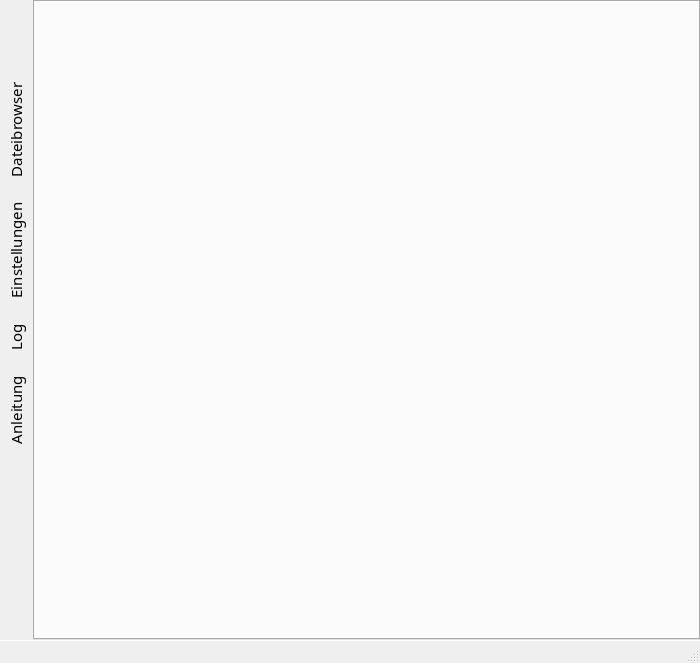
<?xml version="1.0" encoding="UTF-8"?>
<ui version="4.0">
 <class>MyMainWindow</class>
 <widget class="QMainWindow" name="MyMainWindow">
  <property name="geometry">
   <rect>
    <x>0</x>
    <y>0</y>
    <width>700</width>
    <height>663</height>
   </rect>
  </property>
  <property name="windowTitle">
   <string>Sync-my-L²P</string>
  </property>
  <property name="windowIcon">
   <iconset resource="../icons/icons.qrc">
    <normaloff>:/icons/magnifier.png</normaloff>:/icons/magnifier.png</iconset>
  </property>
  <property name="styleSheet">
   <string notr="true">*
{
	font-size: 11pt;
	font-family: Work Sans;
}

QWidget[accessibleName=&quot;alternative-background&quot;]
{
    background-color: palette(base);
    border: 1px solid palette(alternate-base);

}

QLabel[accessibleName=&quot;headline&quot;]
{
    font-size: 16pt;
}

QLabel[accessibleName=&quot;description&quot;]
{
    font-size: 10pt;
}

QPushButton:hover:pressed[accessibleName=&quot;button.flat&quot;]
{
    border: 0px solid black;
	background-color: transparent;
}

QPushButton
{
    background: palette(window);
    font-size: 12pt;
    border: 1px solid palette(base);
    border-radius: 0;
    padding: 3px;
}
QPushButton::hover
{
    background: palette(window);
    font-size: 12pt;
    border: 2px solid palette(base);
    border-radius: 0;
    padding: 3px;
}
QPushButton::pressed
{
    background: palette(base);
    font-size: 12pt;
    border: 2px solid palette(base);
    border-radius: 0;
    padding: 3px;
}

QToolTip
{
    border: 1px solid palette(base);
}

QScrollArea
{
    border: 0px solid transparent;
}

QComboBox
{
    background: palette(window);
    font-size: 12pt;
    combobox-popup: 0;
    border: 1px solid palette(base);
    border-radius: 0;
    padding: 3px;
}
QComboBox::hover
{
    border: 2px solid palette(base);
}
QComboBox:drop-down {
    subcontrol-origin: padding;
    subcontrol-position: top right;
    width: 15px;

    border-left-width: 0px;
    border-left-color: darkgray;
    border-left-style: solid; /* just a single line */
    border-top-right-radius: 3px; /* same radius as the QComboBox */
    border-bottom-right-radius: 3px;
}
QComboBox:down-arrow{
    image: url(:down_arrow.png);
}
QComboBox QAbstractItemView::item
{
    font-size: 12pt;
    min-height: 35px;
}
QComboBox QAbstractItemView {
    background: palette(window);
    selection-background-color: palette(highlight);
}
QComboBox:editable {
    background: palette(window);
}

QLineEdit
{
    background: palette(window);
    font-size: 12pt;
    combobox-popup: 0;
    border: 1px solid palette(base);
    border-radius: 0;
    padding: 3px;
}
QLineEdit::hover
{
    border: 2px solid palette(base);
}

QSpinBox
{
    background: palette(window);
    font-size: 12pt;
    combobox-popup: 0;
    border: 1px solid palette(base);
    border-radius: 0;
    padding: 3px;
}
QSpinBox::hover
{
    border: 2px solid palette(base);
}
QSpinBox:down-arrow
{
    image: url(:down_arrow.png);
}
QSpinBox:up-arrow
{
    image: url(:up_arrow.png);
}
QSpinBox:up-button
{
    border: 0px solid black;
	background-color: transparent;
}
QSpinBox:down-button
{
    border: 0px solid black;
	background-color: transparent;
}

QDateEdit
{
    background: palette(window);
    font-size: 12pt;
    combobox-popup: 0;
    border: 1px solid palette(base);
    border-radius: 0;
    padding: 3px;
}
QDateEdit::hover
{
    border: 2px solid palette(base);
}
QDateEdit:down-arrow
{
    image: url(:down_arrow.png);
}
QDateEdit:drop-down {
    subcontrol-origin: padding;
    subcontrol-position: top right;
    width: 15px;

    border-left-width: 0px;
    border-left-color: darkgray;
    border-left-style: solid; /* just a single line */
    border-top-right-radius: 3px; /* same radius as the QComboBox */
    border-bottom-right-radius: 3px;
}

QWidget[accessibleName=&quot;background&quot;]
{
    background-color: palette(bright-text);
}

QScrollBar:vertical {
    border: 0px solid transparent;
    width: 10px;
    margin: 0 0 0 0;
}
QScrollBar::handle:vertical {
    background: palette(highlight);
    min-height: 20px;
}
QScrollBar::add-line:vertical {
    border: 0px solid transparent;
    height: 0px;
    subcontrol-position: bottom;
    subcontrol-origin: margin;
}
QScrollBar::sub-line:vertical {
    border: 0px solid transparent;
    height: 0px;
    subcontrol-position: top;
    subcontrol-origin: margin;
}
QScrollBar::up-arrow:vertical, QScrollBar::down-arrow:vertical {
    border: 0px solid transparent;
    width: 3px;
    height: 3px;
    background: palette(background);
}
QScrollBar::add-page:vertical, QScrollBar::sub-page:vertical {
    background: none;
}

QToolButton { /* all types of tool button */
    border: 1px solid transparent;
    border-radius: 0;
    width: 32px;
    height: 32px;
}
QToolButton:hover
{
    border: 1px solid palette(base);
}
QToolButton:checked
{
    border: 1px solid palette(base);
    background: palette(base);
}
QToolButton:pressed
{
    border: 1px solid palette(base);
    background: palette(base);
}

QStatusBar
{
    border-top: 1px solid palette(base);
    font-size: 10pt;
}

QSlider::groove:horizontal {
    height: 2px;
    background: palette(base);
}

QSlider::handle:horizontal {
    background: palette(base);
    border: 1px solid palette(window);
    width: 8px;
    margin: -10px 0px -10px 0px;
    border-radius: 0px;
}

QWidget[accessibleName=&quot;popup.background&quot;]
{
    background: palette(window);
    border: 1px solid palette(base);
}

QLabel[accessibleName=&quot;popup.title&quot;]
{
    font-size: 11pt;
    font-weight: bold;
}

/*################################################## BrowserTabBar ##################################################*/

QTabBar::tab
{
    text-align: left;
    font-size: 11pt;
    border: 0px solid transparent;
    border-right: 3px solid transparent;
    padding: 5px 5px 20px 5px;
}

QTabBar::tab:first {
    max-width: 0px;
    border: 0px solid transparent;
    padding: 0px;
}

QTabBar::tab::first::selected
{
    color: transparent;
    border-right: 0px solid transparent;
    background: transparent;
}


QTabBar::tab::hover
{
    background: palette(alternate-base);

}

QTabBar::tab::selected
{
    color: palette(highlight);
    border-right: 3px solid palette(highlight);
    background: palette(highlighted-text);
}

/*################################################ LoggingTextEdit #################################################*/

QTextEdit
{
    border: 0px solid transparent;
    background: palette(window);
}

/*################################################# LoginDialog ####################################################*/

LoginWidget
{
    background: rgba(0,0,0,0.5);
}

LoginWidget .QWidget[accessibleName=&quot;dialog-container&quot;]
{
    border: 1px solid palette(base);
    background: palette(window);
}

LoginWidget .QPushButton[accessibleName=&quot;login-button&quot;]
{
    border: 1px solid palette(highlighted-text);
    background: palette(highlighted-text);
    color: palette(highlight);
    font-size: 16pt;
}

LoginWidget .QPushButton[accessibleName=&quot;login-button&quot;]::hover
{
    border: 1px solid palette(highlight);
    background: palette(highlighted-text);
    color: palette(highlight);
    font-size: 16pt;
}

LoginWidget .QPushButton[accessibleName=&quot;login-button&quot;]::pressed
{
    border: 1px solid palette(highlight);
    background: palette(base);
    color: palette(highlight);
    font-size: 16pt;
}


</string>
  </property>
  <widget class="QWidget" name="centralwidget">
   <layout class="QGridLayout" name="gridLayout">
    <property name="leftMargin">
     <number>0</number>
    </property>
    <property name="topMargin">
     <number>0</number>
    </property>
    <property name="rightMargin">
     <number>0</number>
    </property>
    <property name="bottomMargin">
     <number>0</number>
    </property>
    <item row="0" column="1">
     <widget class="BrowserTabWidget" name="tabWidget">
      <property name="tabPosition">
       <enum>QTabWidget::West</enum>
      </property>
      <property name="currentIndex">
       <number>0</number>
      </property>
      <property name="tabBarAutoHide">
       <bool>false</bool>
      </property>
      <widget class="QWidget" name="winter15Tab">
       <property name="enabled">
        <bool>false</bool>
       </property>
       <attribute name="icon">
        <iconset resource="../icons/icons.qrc">
         <normaloff>:/icons/semester.png</normaloff>:/icons/semester.png</iconset>
       </attribute>
       <attribute name="title">
        <string>*Winter 15</string>
       </attribute>
      </widget>
      <widget class="Browser" name="browserTab">
       <attribute name="icon">
        <iconset resource="../icons/icons.qrc">
         <normaloff>:/icons/browser.png</normaloff>:/icons/browser.png</iconset>
       </attribute>
       <attribute name="title">
        <string>Dateibrowser</string>
       </attribute>
      </widget>
      <widget class="Options" name="optionsTab">
       <attribute name="icon">
        <iconset resource="../icons/icons.qrc">
         <normaloff>:/icons/settings.png</normaloff>:/icons/settings.png</iconset>
       </attribute>
       <attribute name="title">
        <string>Einstellungen</string>
       </attribute>
      </widget>
      <widget class="Logger" name="logTab">
       <property name="enabled">
        <bool>true</bool>
       </property>
       <attribute name="icon">
        <iconset resource="../icons/icons.qrc">
         <normaloff>:/icons/logs.png</normaloff>:/icons/logs.png</iconset>
       </attribute>
       <attribute name="title">
        <string>Log</string>
       </attribute>
      </widget>
      <widget class="QWidget" name="tutorialTab">
       <attribute name="icon">
        <iconset resource="../icons/icons.qrc">
         <normaloff>:/icons/tutorial.png</normaloff>:/icons/tutorial.png</iconset>
       </attribute>
       <attribute name="title">
        <string>Anleitung</string>
       </attribute>
       <layout class="QHBoxLayout" name="horizontalLayout">
        <item>
         <widget class="QLabel" name="tutorialLabel">
          <property name="text">
           <string>&lt;html&gt;&lt;head/&gt;&lt;body&gt;&lt;p&gt;&lt;span style=&quot; font-size:10pt; font-weight:600;&quot;&gt;Willkommen bei Sync-my-L²P!&lt;/span&gt;&lt;/p&gt;&lt;p&gt;&lt;span style=&quot; font-size:10pt;&quot;&gt;In diesem Tab findet sich eine kurze Anleitung für Erstbenutzer dieses Programms.&lt;/span&gt;&lt;/p&gt;&lt;p&gt;&lt;span style=&quot; font-size:10pt; font-weight:600;&quot;&gt;Schnellstart&lt;/span&gt;&lt;/p&gt;&lt;p&gt;&lt;span style=&quot; font-size:10pt;&quot;&gt;Wenn du sofort loslegen willst, führe einfach folgende drei Schritte durch:&lt;/span&gt;&lt;/p&gt;&lt;p&gt;&lt;span style=&quot; font-size:10pt; text-decoration: underline;&quot;&gt;1. Einloggen&lt;/span&gt;&lt;/p&gt;&lt;p&gt;&lt;span style=&quot; font-size:10pt;&quot;&gt;Klicke im Tab &amp;quot;Einstellungen&amp;quot; auf den Knopf auf den Knopf &amp;quot;Einloggen&amp;quot;. Kurz darauf wird sich dein Browser einloggen und du wirst aufgefordert, dich mit deiner Tim-Kennung zu authentifizieren. Danach musst du Sync-my-L²P authorisieren, damit das Programm auf deine Daten im L²P zugreifen kann. Sobald du auch dies erledigt hast, kannst du den Browser schließen und zum Programm zurückkehren.&lt;/span&gt;&lt;/p&gt;&lt;p&gt;&lt;span style=&quot; font-size:10pt; text-decoration: underline;&quot;&gt;2. Daten aktualisieren und auswählen&lt;/span&gt;&lt;/p&gt;&lt;p&gt;&lt;span style=&quot; font-size:10pt;&quot;&gt;Nach dem erfolgreichen Login werden automatisch die Daten aller deiner Kurse im L²P abgerufen. Dies kann einen Moment dauern. Sobald die Aktualisierung fertig ist, kannst du die abgerufenen Daten ansehen und einzelne Dateien/Verzeichnisse/Kurse/Semester von dem Download ausschließen. Auch kannst du Filter für Größe und Änderungsdatum setzen.&lt;/span&gt;&lt;/p&gt;&lt;p&gt;&lt;span style=&quot; font-size:10pt; text-decoration: underline;&quot;&gt;3. Download&lt;/span&gt;&lt;/p&gt;&lt;p&gt;&lt;span style=&quot; font-size:10pt;&quot;&gt;Um nun deine Dateien runterzuladen musst du noch ein Downloadverzeichnis setzen. Hierfür klickst du im Tab &amp;quot;Einstellungen&amp;quot; auf den Knopf &amp;quot;Durchsuchen&amp;quot; und wählst ein Ordner aus. Nun musst du nur noch im Tab &amp;quot;Dateibrowser&amp;quot; auf den Knopf &amp;quot;downloaden&amp;quot; drücken und Sync-my-L²P lädt alle ausgewählten Dateien für dich herrunter.&lt;/span&gt;&lt;/p&gt;&lt;p&gt;&lt;span style=&quot; font-size:10pt; font-weight:600;&quot;&gt;Tips und Tricks&lt;/span&gt;&lt;/p&gt;&lt;p&gt;&lt;span style=&quot; font-size:10pt;&quot;&gt;Die &lt;/span&gt;&lt;span style=&quot; font-size:10pt; text-decoration: underline;&quot;&gt;Farbe der Dateien&lt;/span&gt;&lt;span style=&quot; font-size:10pt;&quot;&gt; gibt dir Auskunft über den aktuellen Status der Dateien. Rot bedeutet &amp;quot;nicht downloaden&amp;quot;, Schwarz sind neue, nicht runtergeladene Dateien und Grün wird für bereits auf deiner Festplatte vorhandene Dateien benutzt.&lt;/span&gt;&lt;/p&gt;&lt;p&gt;&lt;span style=&quot; font-size:10pt;&quot;&gt;Du kannst durch einen &lt;/span&gt;&lt;span style=&quot; font-size:10pt; text-decoration: underline;&quot;&gt;Doppelklick&lt;/span&gt;&lt;span style=&quot; font-size:10pt;&quot;&gt; auf Dateien diese einfach öffnen.&lt;/span&gt;&lt;/p&gt;&lt;p&gt;&lt;span style=&quot; font-size:10pt;&quot;&gt;Im Tab &lt;/span&gt;&lt;span style=&quot; font-size:10pt; text-decoration: underline;&quot;&gt;Einstellungen&lt;/span&gt;&lt;span style=&quot; font-size:10pt;&quot;&gt; finden sich einige Optionen, mit denen du Sync-my-L²P noch komfortabler machen kannst.&lt;/span&gt;&lt;/p&gt;&lt;/body&gt;&lt;/html&gt;</string>
          </property>
          <property name="alignment">
           <set>Qt::AlignJustify|Qt::AlignTop</set>
          </property>
          <property name="wordWrap">
           <bool>true</bool>
          </property>
         </widget>
        </item>
       </layout>
      </widget>
     </widget>
    </item>
   </layout>
  </widget>
  <widget class="QStatusBar" name="statusBar"/>
 </widget>
 <customwidgets>
  <customwidget>
   <class>Browser</class>
   <extends>QWidget</extends>
   <header>browser.h</header>
   <container>1</container>
  </customwidget>
  <customwidget>
   <class>Options</class>
   <extends>QWidget</extends>
   <header>options.h</header>
   <container>1</container>
  </customwidget>
  <customwidget>
   <class>Logger</class>
   <extends>QWidget</extends>
   <header>logger.h</header>
   <container>1</container>
  </customwidget>
  <customwidget>
   <class>BrowserTabWidget</class>
   <extends>QTabWidget</extends>
   <header>widgets/BrowserTabWidget.h</header>
   <container>1</container>
  </customwidget>
 </customwidgets>
 <resources>
  <include location="../icons/icons.qrc"/>
 </resources>
 <connections/>
</ui>
